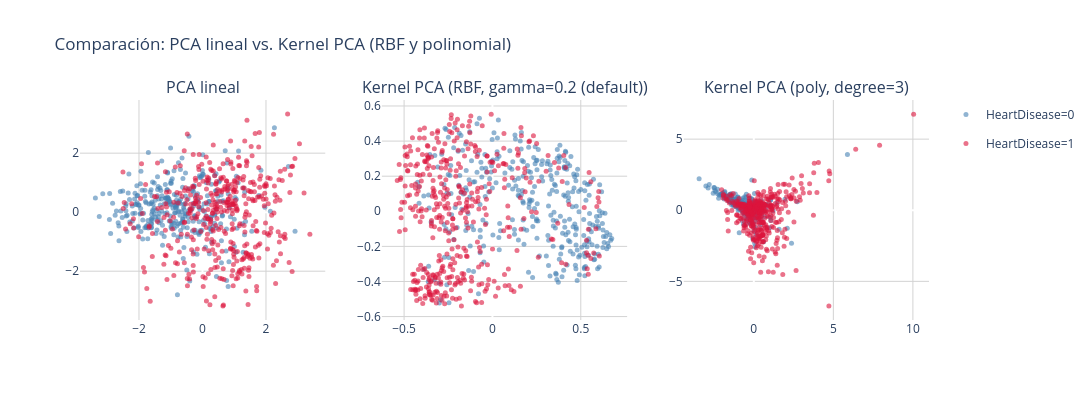

Notebook cell for this chart:
### Markdown cell above
## b) Kernel PCA

### Code cell
from sklearn.decomposition import KernelPCA

# Reutilizamos X_train_num / X_test_num (variables numéricas estandarizadas)

# 1) Proyección a 2D con kernels RBF y poly (parámetros por defecto)
kpca_rbf = KernelPCA(n_components=2, kernel="rbf", gamma=None, random_state=SEED)
X_train_kpca_rbf = kpca_rbf.fit_transform(X_train_num)

kpca_poly = KernelPCA(n_components=2, kernel="poly", degree=3, random_state=SEED)
X_train_kpca_poly = kpca_poly.fit_transform(X_train_num)

# Gráfico comparativo: PCA lineal vs Kernel PCA (rbf, poly)
fig_kpca = make_subplots(
    rows=1, cols=3,
    subplot_titles=("PCA lineal", "Kernel PCA (RBF, gamma=0.2 (default))", "Kernel PCA (poly, degree=3)"),
)

datasets = [
    (X_train_pca[:, :2], "PCA"),
    (X_train_kpca_rbf, "KPCA-RBF"),
    (X_train_kpca_poly, "KPCA-Poly"),
]

colores = {0: "steelblue", 1: "crimson"}

for col, (Xp, _) in enumerate(datasets, start=1):
    for clase in [0, 1]:
        mask = y_train == clase
        fig_kpca.add_trace(
            go.Scatter(
                x=Xp[mask, 0], y=Xp[mask, 1],
                mode="markers",
                marker=dict(color=colores[clase], size=5, opacity=0.6),
                name=f"HeartDisease={clase}",
                legendgroup=str(clase),
                showlegend=(col == 1),
            ),
            row=1, col=col,
        )

fig_kpca.update_layout(
    title="Comparación: PCA lineal vs. Kernel PCA (RBF y polinomial)",
    width=1100, height=400,
    paper_bgcolor="white",
    plot_bgcolor="white",
)
fig_kpca.update_xaxes(showgrid=True, gridcolor="lightgrey")
fig_kpca.update_yaxes(showgrid=True, gridcolor="lightgrey")
fig_kpca.show()
fig_kpca.write_image("kpca_comparacion_rbf_poly.png", scale=2)

### Figure 1 — Plotly figure (JSON) as saved in the notebook; plotly's stock layout.template omitted (floating-point values rounded to 4 significant figures; data arrays with more than 128 entries replaced by an {"elided": "..."} marker saying what was removed)
{"data": [{"legendgroup": "0", "marker": {"color": "steelblue", "opacity": 0.6, "size": 5}, "mode": "markers", "name": "HeartDisease=0", "showlegend": true, "type": "scatter", "x": {"elided": "328 float values"}, "xaxis": "x", "y": {"elided": "328 float values"}, "yaxis": "y"}, {"legendgroup": "1", "marker": {"color": "crimson", "opacity": 0.6, "size": 5}, "mode": "markers", "name": "HeartDisease=1", "showlegend": true, "type": "scatter", "x": {"elided": "406 float values"}, "xaxis": "x", "y": {"elided": "406 float values"}, "yaxis": "y"}, {"legendgroup": "0", "marker": {"color": "steelblue", "opacity": 0.6, "size": 5}, "mode": "markers", "name": "HeartDisease=0", "showlegend": false, "type": "scatter", "x": {"elided": "328 float values"}, "xaxis": "x2", "y": {"elided": "328 float values"}, "yaxis": "y2"}, {"legendgroup": "1", "marker": {"color": "crimson", "opacity": 0.6, "size": 5}, "mode": "markers", "name": "HeartDisease=1", "showlegend": false, "type": "scatter", "x": {"elided": "406 float values"}, "xaxis": "x2", "y": {"elided": "406 float values"}, "yaxis": "y2"}, {"legendgroup": "0", "marker": {"color": "steelblue", "opacity": 0.6, "size": 5}, "mode": "markers", "name": "HeartDisease=0", "showlegend": false, "type": "scatter", "x": {"elided": "328 float values"}, "xaxis": "x3", "y": {"elided": "328 float values"}, "yaxis": "y3"}, {"legendgroup": "1", "marker": {"color": "crimson", "opacity": 0.6, "size": 5}, "mode": "markers", "name": "HeartDisease=1", "showlegend": false, "type": "scatter", "x": {"elided": "406 float values"}, "xaxis": "x3", "y": {"elided": "406 float values"}, "yaxis": "y3"}], "layout": {"annotations": [{"font": {"size": 16}, "showarrow": false, "text": "PCA lineal", "x": 0.1444, "xanchor": "center", "xref": "paper", "y": 1, "yanchor": "bottom", "yref": "paper"}, {"font": {"size": 16}, "showarrow": false, "text": "Kernel PCA (RBF, gamma=0.2 (default))", "x": 0.5, "xanchor": "center", "xref": "paper", "y": 1, "yanchor": "bottom", "yref": "paper"}, {"font": {"size": 16}, "showarrow": false, "text": "Kernel PCA (poly, degree=3)", "x": 0.8556, "xanchor": "center", "xref": "paper", "y": 1, "yanchor": "bottom", "yref": "paper"}], "height": 400, "paper_bgcolor": "white", "plot_bgcolor": "white", "title": {"text": "Comparación: PCA lineal vs. Kernel PCA (RBF y polinomial)"}, "width": 1100, "xaxis": {"anchor": "y", "domain": [0, 0.2889], "gridcolor": "lightgrey", "showgrid": true}, "xaxis2": {"anchor": "y2", "domain": [0.3556, 0.6444], "gridcolor": "lightgrey", "showgrid": true}, "xaxis3": {"anchor": "y3", "domain": [0.7111, 1], "gridcolor": "lightgrey", "showgrid": true}, "yaxis": {"anchor": "x", "domain": [0, 1], "gridcolor": "lightgrey", "showgrid": true}, "yaxis2": {"anchor": "x2", "domain": [0, 1], "gridcolor": "lightgrey", "showgrid": true}, "yaxis3": {"anchor": "x3", "domain": [0, 1], "gridcolor": "lightgrey", "showgrid": true}}}
